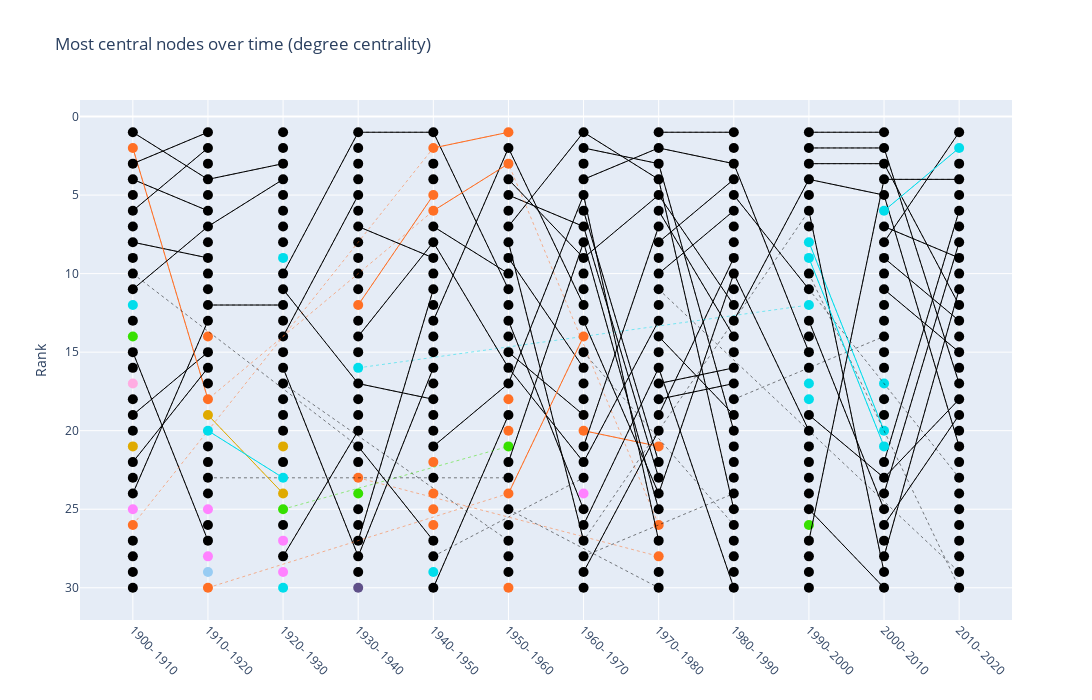

The notebook cell this image was saved under:
### Code cell
degree_rankings = [get_top_centrality(g, 30, nx.degree_centrality) for g in graphs]
plot_interactive_slope_graph(degree_rankings, timeranges_str, "Most central nodes over time (degree centrality)", savepath="plots/degree.html")
